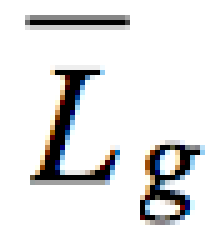
%> input picture MATLAB/Retinex/Shaohua Chen_ Azeddine Beghdadi ICIP2009/images/Lg_.png, 42 x 48 px (shown 5 times larger)
$ octave enhanceChen.m   (GNU Octave 9; MATLAB toolbox functions it lacks are replaced by stand-ins)
%> lines starting %> are read from the running program, lines starting %| are printed output that depends on the picture; in (x1, y1, x2, y2) boxes, pixels count from 0 and x2, y2 are one past the last pixel; in counts of white or black regions, pixels touching at a corner belong together; the program's own positions count from 1
### MATLAB/Retinex/Shaohua Chen_ Azeddine Beghdadi ICIP2009/colorspace.m
function varargout = colorspace(Conversion,varargin)
%COLORSPACE  Convert a color image between color representations.
%   B = COLORSPACE(S,A) converts the color representation of image A
%   where S is a string specifying the conversion.  S tells the
%   source and destination color spaces, S = 'dest<-src', or
%   alternatively, S = 'src->dest'.  Supported color spaces are
%
%     'RGB'              R'G'B' Red Green Blue (ITU-R BT.709 gamma-corrected)
%     'YPbPr'            Luma (ITU-R BT.601) + Chroma
%     'YCbCr'/'YCC'      Luma + Chroma ("digitized" version of Y'PbPr)
%     'YUV'              NTSC PAL Y'UV Luma + Chroma
%     'YIQ'              NTSC Y'IQ Luma + Chroma
%     'YDbDr'            SECAM Y'DbDr Luma + Chroma
%     'JPEGYCbCr'        JPEG-Y'CbCr Luma + Chroma
%     'HSV'/'HSB'        Hue Saturation Value/Brightness
%     'HSL'/'HLS'/'HSI'  Hue Saturation Luminance/Intensity
%     'XYZ'              CIE XYZ
%     'Lab'              CIE L*a*b* (CIELAB)
%     'Luv'              CIE L*u*v* (CIELUV)
%     'Lch'              CIE L*ch (CIELCH)
%
%  All conversions assume 2 degree observer and D65 illuminant.  Color
%  space names are case insensitive.  When R'G'B' is the source or
%  destination, it can be omitted. For example 'yuv<-' is short for
%  'yuv<-rgb'.
%
%  MATLAB uses two standard data formats for R'G'B': double data with
%  intensities in the range 0 to 1, and uint8 data with integer-valued
%  intensities from 0 to 255.  As MATLAB's native datatype, double data is
%  the natural choice, and the R'G'B' format used by colorspace.  However,
%  for memory and computational performance, some functions also operate
%  with uint8 R'G'B'.  Given uint8 R'G'B' color data, colorspace will
%  first cast it to double R'G'B' before processing.
%
%  If A is an Mx3 array, like a colormap, B will also have size Mx3.
%
%  [B1,B2,B3] = COLORSPACE(S,A) specifies separate output channels.
%  COLORSPACE(S,A1,A2,A3) specifies separate input channels.

% Pascal Getreuer 2005-2006

%%% Input parsing %%%
if nargin < 2, error('Not enough input arguments.'); end
[SrcSpace,DestSpace] = parse(Conversion);

if nargin == 2
   Image = varargin{1};
elseif nargin >= 3
   Image = cat(3,varargin{:});
else
   error('Invalid number of input arguments.');
end

FlipDims = (size(Image,3) == 1);

if FlipDims, Image = permute(Image,[1,3,2]); end
if ~isa(Image,'double'), Image = double(Image)/255; end
if size(Image,3) ~= 3, error('Invalid input size.'); end

SrcT = gettransform(SrcSpace);
DestT = gettransform(DestSpace);

if ~ischar(SrcT) & ~ischar(DestT)
   % Both source and destination transforms are affine, so they
   % can be composed into one affine operation
   T = [DestT(:,1:3)*SrcT(:,1:3),DestT(:,1:3)*SrcT(:,4)+DestT(:,4)];
   Temp = zeros(size(Image));
   Temp(:,:,1) = T(1)*Image(:,:,1) + T(4)*Image(:,:,2) + T(7)*Image(:,:,3) + T(10);
   Temp(:,:,2) = T(2)*Image(:,:,1) + T(5)*Image(:,:,2) + T(8)*Image(:,:,3) + T(11);
   Temp(:,:,3) = T(3)*Image(:,:,1) + T(6)*Image(:,:,2) + T(9)*Image(:,:,3) + T(12);
   Image = Temp;
elseif ~ischar(DestT)
   Image = rgb(Image,SrcSpace);
   Temp = zeros(size(Image));
   Temp(:,:,1) = DestT(1)*Image(:,:,1) + DestT(4)*Image(:,:,2) + DestT(7)*Image(:,:,3) + DestT(10);
   Temp(:,:,2) = DestT(2)*Image(:,:,1) + DestT(5)*Image(:,:,2) + DestT(8)*Image(:,:,3) + DestT(11);
   Temp(:,:,3) = DestT(3)*Image(:,:,1) + DestT(6)*Image(:,:,2) + DestT(9)*Image(:,:,3) + DestT(12);
   Image = Temp;
else
   Image = feval(DestT,Image,SrcSpace);
end

%%% Output format %%%
if nargout > 1
   varargout = {Image(:,:,1),Image(:,:,2),Image(:,:,3)};
else
   if FlipDims, Image = permute(Image,[1,3,2]); end
   varargout = {Image};
end

return;


function [SrcSpace,DestSpace] = parse(Str)
% Parse conversion argument

if isstr(Str)
   Str = lower(strrep(strrep(Str,'-',''),' ',''));
   k = find(Str == '>');

   if length(k) == 1         % Interpret the form 'src->dest'
      SrcSpace = Str(1:k-1);
      DestSpace = Str(k+1:end);
   else
      k = find(Str == '<');

      if length(k) == 1      % Interpret the form 'dest<-src'
         DestSpace = Str(1:k-1);
         SrcSpace = Str(k+1:end);
      else
         error(['Invalid conversion, ''',Str,'''.']);
      end
   end

   SrcSpace = alias(SrcSpace);
   DestSpace = alias(DestSpace);
else
   SrcSpace = 1;             % No source pre-transform
   DestSpace = Conversion;
   if any(size(Conversion) ~= 3), error('Transformation matrix must be 3x3.'); end
end
return;


function Space = alias(Space)
Space = strrep(Space,'cie','');

if isempty(Space)
   Space = 'rgb';
end

switch Space
case {'ycbcr','ycc'}
   Space = 'ycbcr';
case {'hsv','hsb'}
   Space = 'hsv';
case {'hsl','hsi','hls'}
   Space = 'hsl';
case {'rgb','yuv','yiq','ydbdr','ycbcr','jpegycbcr','xyz','lab','luv','lch'}
   return;
end
return;


function T = gettransform(Space)
% Get a colorspace transform: either a matrix describing an affine transform,
% or a string referring to a conversion subroutine
switch Space
case 'ypbpr'
   T = [0.299,0.587,0.114,0;-0.1687367,-0.331264,0.5,0;0.5,-0.418688,-0.081312,0];
case 'yuv'
   % R'G'B' to NTSC/PAL YUV
   % Wikipedia: http://en.wikipedia.org/wiki/YUV
   T = [0.299,0.587,0.114,0;-0.147,-0.289,0.436,0;0.615,-0.515,-0.100,0];
case 'ydbdr'
   % R'G'B' to SECAM YDbDr
   % Wikipedia: http://en.wikipedia.org/wiki/YDbDr
   T = [0.299,0.587,0.114,0;-0.450,-0.883,1.333,0;-1.333,1.116,0.217,0];
case 'yiq'
   % R'G'B' in [0,1] to NTSC YIQ in [0,1];[-0.595716,0.595716];[-0.522591,0.522591];
   % Wikipedia: http://en.wikipedia.org/wiki/YIQ
   T = [0.299,0.587,0.114,0;0.595716,-0.274453,-0.321263,0;0.211456,-0.522591,0.311135,0];
case 'ycbcr'
   % R'G'B' (range [0,1]) to ITU-R BRT.601 (CCIR 601) Y'CbCr
   % Wikipedia: http://en.wikipedia.org/wiki/YCbCr
   % Poynton, Equation 3, scaling of R'G'B to Y'PbPr conversion
   T = [65.481,128.553,24.966,16;-37.797,-74.203,112.0,128;112.0,-93.786,-18.214,128];
case 'jpegycbcr'
   % Wikipedia: http://en.wikipedia.org/wiki/YCbCr
   T = [0.299,0.587,0.114,0;-0.168736,-0.331264,0.5,0.5;0.5,-0.418688,-0.081312,0.5]*255;
case {'rgb','xyz','hsv','hsl','lab','luv','lch'}
   T = Space;
otherwise
   error(['Unknown color space, ''',Space,'''.']);
end
return;


function Image = rgb(Image,SrcSpace)
% Convert to Rec. 709 R'G'B' from 'SrcSpace'
switch SrcSpace
case 'rgb'
   return;
case 'hsv'
   % Convert HSV to R'G'B'
   Image = huetorgb((1 - Image(:,:,2)).*Image(:,:,3),Image(:,:,3),Image(:,:,1));
case 'hsl'
   % Convert HSL to R'G'B'
   L = Image(:,:,3);
   Delta = Image(:,:,2).*min(L,1-L);
   Image = huetorgb(L-Delta,L+Delta,Image(:,:,1));
case {'xyz','lab','luv','lch'}
   % Convert to CIE XYZ
   Image = xyz(Image,SrcSpace);
   % Convert XYZ to RGB
   T = [3.240479,-1.53715,-0.498535;-0.969256,1.875992,0.041556;0.055648,-0.204043,1.057311];
   R = T(1)*Image(:,:,1) + T(4)*Image(:,:,2) + T(7)*Image(:,:,3);  % R
   G = T(2)*Image(:,:,1) + T(5)*Image(:,:,2) + T(8)*Image(:,:,3);  % G
   B = T(3)*Image(:,:,1) + T(6)*Image(:,:,2) + T(9)*Image(:,:,3);  % B
   % Desaturate and rescale to constrain resulting RGB values to [0,1]
   AddWhite = -min(min(min(R,G),B),0);
   Scale = max(max(max(R,G),B)+AddWhite,1);
   R = (R + AddWhite)./Scale;
   G = (G + AddWhite)./Scale;
   B = (B + AddWhite)./Scale;
   % Apply gamma correction to convert RGB to Rec. 709 R'G'B'
   Image(:,:,1) = gammacorrection(R);  % R'
   Image(:,:,2) = gammacorrection(G);  % G'
   Image(:,:,3) = gammacorrection(B);  % B'
otherwise  % Conversion is through an affine transform
   T = gettransform(SrcSpace);
   temp = inv(T(:,1:3));
   T = [temp,-temp*T(:,4)];
   R = T(1)*Image(:,:,1) + T(4)*Image(:,:,2) + T(7)*Image(:,:,3) + T(10);
   G = T(2)*Image(:,:,1) + T(5)*Image(:,:,2) + T(8)*Image(:,:,3) + T(11);
   B = T(3)*Image(:,:,1) + T(6)*Image(:,:,2) + T(9)*Image(:,:,3) + T(12);
   AddWhite = -min(min(min(R,G),B),0);
   Scale = max(max(max(R,G),B)+AddWhite,1);
   R = (R + AddWhite)./Scale;
   G = (G + AddWhite)./Scale;
   B = (B + AddWhite)./Scale;
   Image(:,:,1) = R;
   Image(:,:,2) = G;
   Image(:,:,3) = B;
end

% Clip to [0,1]
Image = min(max(Image,0),1);
return;


function Image = xyz(Image,SrcSpace)
% Convert to CIE XYZ from 'SrcSpace'
WhitePoint = [0.950456,1,1.088754];

switch SrcSpace
case 'xyz'
   return;
case 'luv'
   % Convert CIE L*uv to XYZ
   WhitePointU = (4*WhitePoint(1))./(WhitePoint(1) + 15*WhitePoint(2) + 3*WhitePoint(3));
   WhitePointV = (9*WhitePoint(2))./(WhitePoint(1) + 15*WhitePoint(2) + 3*WhitePoint(3));
   L = Image(:,:,1);
   Y = (L + 16)/116;
   Y = invf(Y)*WhitePoint(2);
   U = Image(:,:,2)./(13*L + 1e-6*(L==0)) + WhitePointU;
   V = Image(:,:,3)./(13*L + 1e-6*(L==0)) + WhitePointV;
   Image(:,:,1) = -(9*Y.*U)./((U-4).*V - U.*V);                  % X
   Image(:,:,2) = Y;                                             % Y
   Image(:,:,3) = (9*Y - (15*V.*Y) - (V.*Image(:,:,1)))./(3*V);  % Z
case {'lab','lch'}
   Image = lab(Image,SrcSpace);
   % Convert CIE L*ab to XYZ
   fY = (Image(:,:,1) + 16)/116;
   fX = fY + Image(:,:,2)/500;
   fZ = fY - Image(:,:,3)/200;
   Image(:,:,1) = WhitePoint(1)*invf(fX);  % X
   Image(:,:,2) = WhitePoint(2)*invf(fY);  % Y
   Image(:,:,3) = WhitePoint(3)*invf(fZ);  % Z
otherwise   % Convert from some gamma-corrected space
   % Convert to Rec. 701 R'G'B'
   Image = rgb(Image,SrcSpace);
   % Undo gamma correction
   R = invgammacorrection(Image(:,:,1));
   G = invgammacorrection(Image(:,:,2));
   B = invgammacorrection(Image(:,:,3));
   % Convert RGB to XYZ
   T = inv([3.240479,-1.53715,-0.498535;-0.969256,1.875992,0.041556;0.055648,-0.204043,1.057311]);
   Image(:,:,1) = T(1)*R + T(4)*G + T(7)*B;  % X
   Image(:,:,2) = T(2)*R + T(5)*G + T(8)*B;  % Y
   Image(:,:,3) = T(3)*R + T(6)*G + T(9)*B;  % Z
end
return;


% [35 lines left out: functions hsv, hsl, not called in this run]


function Image = lab(Image,SrcSpace)
% Convert to CIE L*a*b* (CIELAB)
WhitePoint = [0.950456,1,1.088754];

switch SrcSpace
case 'lab'
   return;
case 'lch'
   % Convert CIE L*CH to CIE L*ab
   C = Image(:,:,2);
   Image(:,:,2) = cos(Image(:,:,3)*pi/180).*C;  % a*
   Image(:,:,3) = sin(Image(:,:,3)*pi/180).*C;  % b*
otherwise
   Image = xyz(Image,SrcSpace);  % Convert to XYZ
   % Convert XYZ to CIE L*a*b*
   X = Image(:,:,1)/WhitePoint(1);
   Y = Image(:,:,2)/WhitePoint(2);
   Z = Image(:,:,3)/WhitePoint(3);
   fX = f(X);
   fY = f(Y);
   fZ = f(Z);
   Image(:,:,1) = 116*fY - 16;    % L*
   Image(:,:,2) = 500*(fX - fY);  % a*
   Image(:,:,3) = 200*(fY - fZ);  % b*
end
return;


% [15 lines left out: function luv, not called in this run]


function Image = lch(Image,SrcSpace)
% Convert to CIE L*ch
Image = lab(Image,SrcSpace);  % Convert to CIE L*ab
H = atan2(Image(:,:,3),Image(:,:,2));
H = H*180/pi + 360*(H < 0);
Image(:,:,2) = sqrt(Image(:,:,2).^2 + Image(:,:,3).^2);  % C
Image(:,:,3) = H;                                        % H
return;


% [34 lines left out: functions huetorgb, rgbtohue, not called in this run]


function Rp = gammacorrection(R)
Rp = real(1.099*R.^0.45 - 0.099);
i = (R < 0.018);
Rp(i) = 4.5138*R(i);
return;


function R = invgammacorrection(Rp)
R = real(((Rp + 0.099)/1.099).^(1/0.45));
i = (R < 0.018);
R(i) = Rp(i)/4.5138;
return;


function fY = f(Y)
fY = real(Y.^(1/3));
i = (Y < 0.008856);
fY(i) = Y(i)*(841/108) + (4/29);
return;


function Y = invf(fY)
Y = fY.^3;
i = (Y < 0.008856);
Y(i) = (fY(i) - 4/29)*(108/841);
return;

### MATLAB/Retinex/Shaohua Chen_ Azeddine Beghdadi ICIP2009/fun_gm.m
% This program aims to modify the global illumination of image as a
% pre-processing of HDR image for retinex algo.
%
% Ver. 3, Jan 18th, 2010, By S.H.CHEN, Lab L2TI, FRANCE

function [im_hdr_gm, flag] = fun_gm(im_src, im_src_lum)

flag = 0 ; im_hdr_gm = im_src ;
[im_h,im_w] = size(im_src_lum) ;
im_log = log(im_src_lum + eps) ;
key = exp(sum(im_log(:))/prod(size(im_src_lum))) ;

%% Globle mapping to ICE competence using a circle curve instead of gamma.
key = min(86,max(14,key)) ;
% This condition is for general non-compressed image.
if(key <= 50)
    for k = 1:3
        r = 3*log(key/10+eps) ;
        r = max(r,1.4) ;
        x0 = (2 + sqrt(4-8*(1-r*r)))/4 ;    y0 = 1 - x0 ;
        % Combine with gamma correction:
        y1 = 0.15 ;
        x1 = x0 - sqrt(r*r - (y1-y0)*(y1-y0)) ;
        gamma_value = log(y1)/log(x1) ;
        temp1 = y0 + sqrt(r*r -(im_src(:,:,k)-x0).*(im_src(:,:,k)-x0)) ;
        temp2 =  im_src(:,:,k).^gamma_value ;
        im_hdr_gm(:,:,k) = min(temp1,temp2) ;
        flag = 0 ;
    end
end
if(key >= 60)
    for k = 1:3
        r = 3*log(10-key/10+eps) ;
        r = max(r,1.4) ;
        x0 = (2 - sqrt(4-8*(1-r*r)))/4 ;    y0 = 1 - x0 ;
        im_hdr_gm(:,:,k) = y0 - sqrt(r*r -(im_src(:,:,k)-x0).*(im_src(:,:,k)-x0)) ;
    end
    flag = 1 ;
end
im_hdr_gm = real(min(1,max(0,im_hdr_gm))) ;

% End of Program

### MATLAB/Retinex/Shaohua Chen_ Azeddine Beghdadi ICIP2009/fun_NRCIR.m
% This program aims to implement modified center/around version of Retinex
% Version 1, Jan 18th, 2009, by Shaohua Chen, lab L2TI, France

function [im_enh_lum, im_mask] = fun_NRCIR(im_src_ch)

[im_h, im_w] = size(im_src_ch) ;
im_src_ch = 255*(mat2gray(im_src_ch)) ;

K = fix(max(im_h,im_w)/8) ;
N_lvl = fix(log2(K)) ;

mask = zeros(2*K+1,2*K+1) ;
for k = 1:N_lvl
    [x,y] = meshgrid(-K:K,-K:K) ;
    f = exp(-(x.^2+y.^2)/(2^(2*k))) ;
    mask = mask + f ;
end
mask = mask/sum(mask(:)) ;
mask_pad = zeros(size(im_src_ch)) ;
mask_pad(im_h/2-K:im_h/2+K, im_w/2-K:im_w/2+K) = mask ;
mask_fft = fftshift(fft2(mask_pad)) ;
im_src_ch_fft = fftshift(fft2(im_src_ch)) ;
im_mask_fft = im_src_ch_fft.*mask_fft ;
im_mask = abs(fftshift(ifft2(im_mask_fft))) ;
temp = mat2gray(im_mask) ;
imwrite(temp,'retinex_mask.bmp') ;

% Using log10() to compress dynamic range of mask
im_mask_log = log10(im_mask + eps) ;

im_enh_lum = im_src_ch./(im_mask_log + eps) ;

% End of Function

### MATLAB/Retinex/Shaohua Chen_ Azeddine Beghdadi ICIP2009/fun_hist_scaling.m
% This programs aims to rescaling image using 99% of histogram
%
% Version 1, Jan 18th, 2009, by Shaohua Chen, Lab L2TI, France

function im_enh_norm = fun_hist_scaling(im_enh)

im_enh_norm = im_enh ;

Nbits = 256 ;
[im_enh_hist, im_enh_lvl] = hist(im_enh(:), Nbits) ;
im_hist_ttl = sum(im_enh_hist(:)) ;
cut_hist_left = 0.01*im_hist_ttl ; cut_hist_right = 0.99*im_hist_ttl ;
sum_hist = 0 ;
for k = 1:Nbits
    sum_hist = sum_hist + im_enh_hist(k) ;
    if(sum_hist>cut_hist_left)
        cut_lvl_left = im_enh_lvl(k);
        break ;
    end
end
sum_hist = 0 ;
for k = 1:Nbits
    sum_hist = sum_hist + im_enh_hist(k) ;
    if(sum_hist>cut_hist_right)
        cut_lvl_right = im_enh_lvl(k) ;
        break ;
    end
end
im_enh_norm(im_enh_norm<cut_lvl_left) = cut_lvl_left ;
im_enh_norm = im_enh_norm/(cut_lvl_right+eps) ;

% End of Program

### MATLAB/Retinex/Shaohua Chen_ Azeddine Beghdadi ICIP2009/enhanceChen.m
% This program realize Natural Enhancement of Color Image (NECI)
%
% Principles:
% The Retinex used is modified one-filter Retinex (algorithm of NRCIR in
% ICIP09: Shaohua Chen & Azeddine Beghdadi). Histogram rescaling and
% content-based global mapping is applied. Colorspace LCH is chosen for
% luminance and chrominance enhancement. Hue angle remains unchanged to
% avoid evident hue-shift. Enhancement map applied to Chrominance channel
% to avoid unbalanced RGB independent enhancement.
%
% Ver. 10, December 30th, 2011, Shaohua Chen, Matrox Imaging

close all ;
clear all ; clc ; %path(path,'NECI_TOOLs') ;
warning off;

% Inputting Image
[im_name, im_path] = uigetfile( {'*.jpg;*.tiff;*.tif;*.ppm;*.pgm;*.png;*.bmp'},'Pick a picture'); % user is prompted to select an image
%> the answer given: images/Lg_.png


im_src = imread(fullfile(im_path,im_name)) ;
%> im_src is the input picture: size 48x42x3 uint8; mean R, G, B 226.3, 226.4, 226.7
input=im_src;
figure, imshow(im_src) ; title('Source Image')

tstart = tic;

im_src = mat2gray(double(imread(fullfile(im_path,im_name)))) ; % Convert matrix to grayscale image
%> im_src: size 48x42x3 double
[im_h,im_w,im_d] = size(im_src) ;
%> im_h = 48; im_w = 42; im_d = 3
%if(min(im_h,im_w)>4096),im_src = imresize(im_src,0.5) ; end

% For gray level image, make pseudo color image
if(im_d==1)
    im_src_color = zeros(im_h,im_w,3) ; % Preallocation of im_src_color space array
    for k = 1:3, im_src_color(:,:,k) = im_src ; end
    im_src = im_src_color ;
end

% Content-dependent global mapping
im_src_Lch = colorspace('rgb->Lch',im_src) ;
%> in colorspace, `Image = feval(DestT,Image,SrcSpace);`:
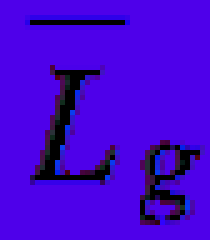
%> Image: size 48x42x3 double (shown 5 times larger); mean R, G, B 89.5, 2.4, 266.6; drawn with min black and max white
%> in colorspace, `varargout = {Image};`: varargout = 1 item
L_src = im_src_Lch(:,:,1) ; c_src = im_src_Lch(:,:,2) ; h_src = im_src_Lch(:,:,3) ;
[im_src,flag] = fun_gm(im_src,L_src) ;
%> in fun_gm, `im_log = log(im_src_lum + eps) ;`:
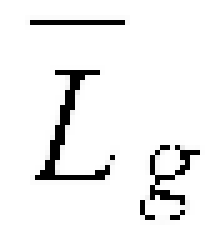
%> im_log: size 48x42 double (shown 5 times larger); min -36.04, max 4.61, mean 1.82; drawn with min black and max white
%> in fun_gm, `key = exp(sum(im_log(:))/prod(size(im_src_lum))) ;`: key = 6.17
%> in fun_gm, `key = min(86,max(14,key)) ;`: key = 14
%> after the loop in fun_gm, `for k = 1:3`:
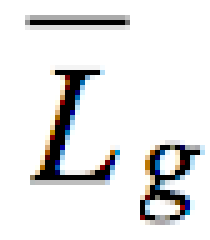
%> im_hdr_gm: size 48x42x3 double (shown 5 times larger); mean R, G, B 0.897, 0.897, 0.899
%> flag = 0
im_src_Lch = colorspace('rgb->Lch',im_src) ;
L = im_src_Lch(:,:,1) ; c = im_src_Lch(:,:,2) ; h = im_src_Lch(:,:,3) ;

% Enhancement of luminance channel using modified one-filter Retinex
im_enh_Lch = zeros(size(im_src)) ;
% Luminance enhanced by NRCIR_Chen
[im_enh_Lch(:,:,1),im_mask] = fun_NRCIR(L) ;
%> in fun_NRCIR, `im_enh_lum = im_src_ch./(im_mask_log + eps) ;`:
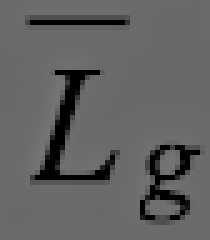
%> im_enh_lum: size 48x42 double (shown 5 times larger); min 0, max 117.6, mean 97.3

% Chrominance enhancement with NRCIR enhance map
im_enh_norm = fun_hist_scaling(im_enh_Lch(:,:,1)) ;
%> in fun_hist_scaling, `[im_enh_hist, im_enh_lvl] = hist(im_enh(:), Nbits) ;`: im_enh_hist = 256 values, max 617 at index 231, min 0 at index 2, mean 7.88; im_enh_lvl = 256 values from 0.23 to 117.3
%> in fun_hist_scaling, `im_hist_ttl = sum(im_enh_hist(:)) ;`: im_hist_ttl = 2016
%> in fun_hist_scaling, `cut_hist_left = 0.01*im_hist_ttl`: cut_hist_left = 20.16
%> in fun_hist_scaling, `cut_hist_right = 0.99*im_hist_ttl`: cut_hist_right = 1995.8
%> the loop in fun_hist_scaling, `for k = 1:Nbits` made 1 pass
%> (sum_hist, cut_lvl_left) on pass 1: (135, 0.23)
%> the loop in fun_hist_scaling, `for k = 1:Nbits` made 251 passes
%> sum_hist on passes 1 to 3: 135, 135, 135
%> after the loop in fun_hist_scaling, `for k = 1:Nbits`: cut_lvl_right = 115; sum_hist = 1997
%> in fun_hist_scaling, `im_enh_norm(im_enh_norm<cut_lvl_left) = cut_lvl_left ;`: im_enh_norm: size 48x42 double; 6.7% of pixels changed, all inside (x1, y1, x2, y2) = (6, 4, 40, 44)
map_ref = im_enh_norm./(mat2gray(L_src+L)+eps) ;
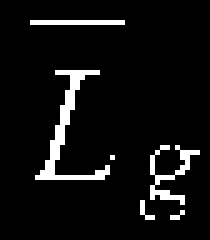
%> map_ref: size 48x42 double (shown 5 times larger); min 0.921, max 8.99e+12, mean 6.02e+11; drawn with min black and max white

map_ref_log = log2(map_ref+eps) + 1 ;
enh_map = map_ref_log ;
im_enh_Lch(:,:,2) = c.*enh_map ;
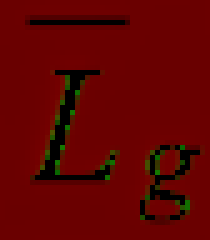
%> im_enh_Lch: size 48x42x3 double (shown 5 times larger); mean R, G, B 97.3, 2.7, 0

% Keep hue angle unchanged
im_enh_Lch(:,:,3) = h ;

im_enh_Lch(:,:,1) = max(L(:))*fun_hist_scaling(im_enh_Lch(:,:,1)) ;
%> the loop in fun_hist_scaling (call 2), `for k = 1:Nbits` made 1 pass
%> the loop in fun_hist_scaling (call 2), `for k = 1:Nbits` made 251 passes
im_enh = colorspace('Lch->rgb',im_enh_Lch) ;
%> call 3 of colorspace, with Conversion = 'Lch->rgb'
%> in colorspace (call 3), `Image = feval(DestT,Image,SrcSpace);`:
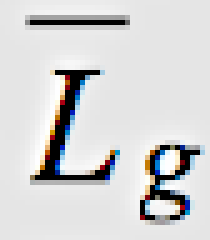
%> Image: size 48x42x3 double (shown 5 times larger); mean R, G, B 0.825, 0.825, 0.827

% Detail Enhancement using Cortex Transform
% % This step is optional, because it takes long to computer.
%  [im_base,im_HF] = fun_cortex_image(im_enh) ;
% %
%  COEF = 0.3 ;
%  im_enh = im_enh + im_HF*COEF ;
tElapsed = toc(tstart)

% Show Mapped Images Using Cortex
figure, imshow(im_enh) ; title('Final image using enhanced image f+ HF component') ;
output=uint8(255*im_enh);
%***********************************************
%> (the run ends here)

$ run again, on MATLAB/Retinex/Shaohua Chen_ Azeddine Beghdadi ICIP2009/images/WRgmax.png
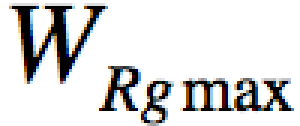
%> input picture MATLAB/Retinex/Shaohua Chen_ Azeddine Beghdadi ICIP2009/images/WRgmax.png, 100 x 42 px (shown 3 times larger)
%> im_src is the input picture: size 42x100x3 uint8; mean R, G, B 218.2, 218.1, 218.2
%> im_src: size 42x100x3 double
%> varargout = 1 item
%> in fun_gm, `key = exp(sum(im_log(:))/prod(size(im_src_lum))) ;`: key = 3.22
%> in fun_gm, `key = min(86,max(14,key)) ;`: key = 14
%> after the loop in fun_gm, `for k = 1:3`:
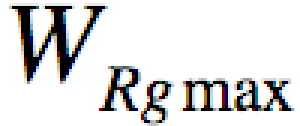
%> im_hdr_gm: size 42x100x3 double (shown 3 times larger); mean R, G, B 0.867, 0.866, 0.866
%> flag = 0
%> im_enh_hist = 256 values, max 579 at index 231, min 0 at index 2, mean 16.41; im_enh_lvl = 256 values from 0.23 to 117.4
%> im_hist_ttl = 4200
%> cut_hist_left = 42
%> cut_hist_right = 4158
%> the loop in fun_hist_scaling, `for k = 1:Nbits` made 1 pass
%> (sum_hist, cut_lvl_left) on pass 1: (345, 0.23)
%> the loop in fun_hist_scaling, `for k = 1:Nbits` made 250 passes
%> sum_hist on passes 1 to 3: 345, 345, 345
%> after the loop in fun_hist_scaling, `for k = 1:Nbits`: cut_lvl_right = 114.7; sum_hist = 4167
%> the loop in fun_hist_scaling (call 2), `for k = 1:Nbits` made 1 pass
%> the loop in fun_hist_scaling (call 2), `for k = 1:Nbits` made 250 passes
%> in colorspace (call 3), `Image = feval(DestT,Image,SrcSpace);`:
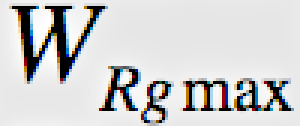
%> Image: size 42x100x3 double (shown 3 times larger); mean R, G, B 0.806, 0.807, 0.809

$ run again, on MATLAB/Retinex/Shaohua Chen_ Azeddine Beghdadi ICIP2009/images/alpha_max.png
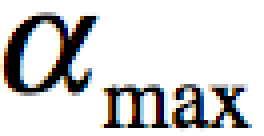
%> input picture MATLAB/Retinex/Shaohua Chen_ Azeddine Beghdadi ICIP2009/images/alpha_max.png, 66 x 34 px (shown 4 times larger)
%> im_src is the input picture: size 34x66x3 uint8; mean R, G, B 211.6, 211.2, 211.3
%> im_src: size 34x66x3 double
%> varargout = 1 item
%> in fun_gm, `key = exp(sum(im_log(:))/prod(size(im_src_lum))) ;`: key = 1.55
%> in fun_gm, `key = min(86,max(14,key)) ;`: key = 14
%> after the loop in fun_gm, `for k = 1:3`:
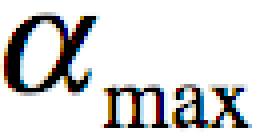
%> im_hdr_gm: size 34x66x3 double (shown 4 times larger); mean R, G, B 0.843, 0.841, 0.84
%> flag = 0
%> im_enh_hist = 256 values, max 225 at index 236, min 0 at index 2, mean 8.77; im_enh_lvl = 256 values from 0.226 to 115.7
%> im_hist_ttl = 2244
%> cut_hist_left = 22.44
%> cut_hist_right = 2221.6
%> the loop in fun_hist_scaling, `for k = 1:Nbits` made 1 pass
%> (sum_hist, cut_lvl_left) on pass 1: (224, 0.226)
%> the loop in fun_hist_scaling, `for k = 1:Nbits` made 252 passes
%> sum_hist on passes 1 to 3: 224, 224, 224
%> after the loop in fun_hist_scaling, `for k = 1:Nbits`: cut_lvl_right = 113.9; sum_hist = 2225
%> the loop in fun_hist_scaling (call 2), `for k = 1:Nbits` made 1 pass
%> the loop in fun_hist_scaling (call 2), `for k = 1:Nbits` made 252 passes
%> in colorspace (call 3), `Image = feval(DestT,Image,SrcSpace);`:
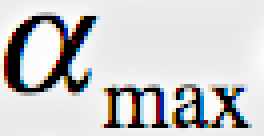
%> Image: size 34x66x3 double (shown 4 times larger); mean R, G, B 0.796, 0.794, 0.796
